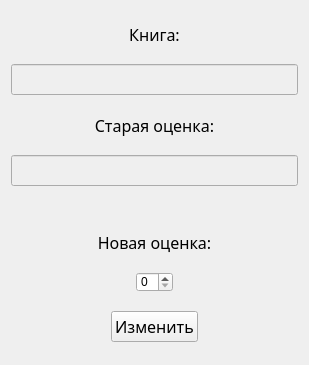
<?xml version="1.0" encoding="UTF-8"?>
<ui version="4.0">
 <class>Edit_Estimate</class>
 <widget class="QWidget" name="Edit_Estimate">
  <property name="geometry">
   <rect>
    <x>0</x>
    <y>0</y>
    <width>309</width>
    <height>365</height>
   </rect>
  </property>
  <property name="windowTitle">
   <string>Form</string>
  </property>
  <layout class="QGridLayout" name="gridLayout">
   <item row="0" column="0">
    <layout class="QVBoxLayout" name="verticalLayout">
     <item>
      <spacer name="verticalSpacer_8">
       <property name="orientation">
        <enum>Qt::Vertical</enum>
       </property>
       <property name="sizeHint" stdset="0">
        <size>
         <width>17</width>
         <height>13</height>
        </size>
       </property>
      </spacer>
     </item>
     <item>
      <widget class="QLabel" name="label">
       <property name="font">
        <font>
         <family>Segoe Script</family>
         <pointsize>12</pointsize>
        </font>
       </property>
       <property name="layoutDirection">
        <enum>Qt::LeftToRight</enum>
       </property>
       <property name="text">
        <string>Книга:</string>
       </property>
       <property name="alignment">
        <set>Qt::AlignCenter</set>
       </property>
      </widget>
     </item>
     <item>
      <spacer name="verticalSpacer_7">
       <property name="orientation">
        <enum>Qt::Vertical</enum>
       </property>
       <property name="sizeHint" stdset="0">
        <size>
         <width>17</width>
         <height>13</height>
        </size>
       </property>
      </spacer>
     </item>
     <item>
      <widget class="QLineEdit" name="BookName">
       <property name="enabled">
        <bool>false</bool>
       </property>
       <property name="font">
        <font>
         <family>Segoe Script</family>
         <pointsize>12</pointsize>
        </font>
       </property>
       <property name="alignment">
        <set>Qt::AlignCenter</set>
       </property>
      </widget>
     </item>
     <item>
      <spacer name="verticalSpacer_6">
       <property name="orientation">
        <enum>Qt::Vertical</enum>
       </property>
       <property name="sizeHint" stdset="0">
        <size>
         <width>17</width>
         <height>13</height>
        </size>
       </property>
      </spacer>
     </item>
     <item>
      <widget class="QLabel" name="label_2">
       <property name="font">
        <font>
         <family>Segoe Script</family>
         <pointsize>12</pointsize>
        </font>
       </property>
       <property name="text">
        <string>Старая оценка:</string>
       </property>
       <property name="alignment">
        <set>Qt::AlignCenter</set>
       </property>
      </widget>
     </item>
     <item>
      <spacer name="verticalSpacer_5">
       <property name="orientation">
        <enum>Qt::Vertical</enum>
       </property>
       <property name="sizeHint" stdset="0">
        <size>
         <width>17</width>
         <height>13</height>
        </size>
       </property>
      </spacer>
     </item>
     <item>
      <widget class="QLineEdit" name="EstimateLine">
       <property name="enabled">
        <bool>false</bool>
       </property>
       <property name="font">
        <font>
         <family>Segoe Script</family>
         <pointsize>12</pointsize>
        </font>
       </property>
       <property name="alignment">
        <set>Qt::AlignCenter</set>
       </property>
      </widget>
     </item>
     <item>
      <spacer name="verticalSpacer_4">
       <property name="orientation">
        <enum>Qt::Vertical</enum>
       </property>
       <property name="sizeHint" stdset="0">
        <size>
         <width>20</width>
         <height>40</height>
        </size>
       </property>
      </spacer>
     </item>
     <item>
      <widget class="QLabel" name="label_3">
       <property name="font">
        <font>
         <family>Segoe Script</family>
         <pointsize>12</pointsize>
        </font>
       </property>
       <property name="text">
        <string>Новая оценка:</string>
       </property>
       <property name="alignment">
        <set>Qt::AlignCenter</set>
       </property>
      </widget>
     </item>
     <item>
      <spacer name="verticalSpacer_3">
       <property name="orientation">
        <enum>Qt::Vertical</enum>
       </property>
       <property name="sizeHint" stdset="0">
        <size>
         <width>17</width>
         <height>13</height>
        </size>
       </property>
      </spacer>
     </item>
     <item>
      <layout class="QHBoxLayout" name="horizontalLayout">
       <item>
        <spacer name="horizontalSpacer_2">
         <property name="orientation">
          <enum>Qt::Horizontal</enum>
         </property>
         <property name="sizeHint" stdset="0">
          <size>
           <width>40</width>
           <height>20</height>
          </size>
         </property>
        </spacer>
       </item>
       <item>
        <spacer name="horizontalSpacer">
         <property name="orientation">
          <enum>Qt::Horizontal</enum>
         </property>
         <property name="sizeHint" stdset="0">
          <size>
           <width>40</width>
           <height>20</height>
          </size>
         </property>
        </spacer>
       </item>
       <item>
        <widget class="QSpinBox" name="New_Estimate">
         <property name="minimumSize">
          <size>
           <width>37</width>
           <height>20</height>
          </size>
         </property>
         <property name="maximumSize">
          <size>
           <width>37</width>
           <height>20</height>
          </size>
         </property>
        </widget>
       </item>
       <item>
        <spacer name="horizontalSpacer_3">
         <property name="orientation">
          <enum>Qt::Horizontal</enum>
         </property>
         <property name="sizeHint" stdset="0">
          <size>
           <width>40</width>
           <height>20</height>
          </size>
         </property>
        </spacer>
       </item>
       <item>
        <spacer name="horizontalSpacer_4">
         <property name="orientation">
          <enum>Qt::Horizontal</enum>
         </property>
         <property name="sizeHint" stdset="0">
          <size>
           <width>40</width>
           <height>20</height>
          </size>
         </property>
        </spacer>
       </item>
      </layout>
     </item>
     <item>
      <spacer name="verticalSpacer_2">
       <property name="orientation">
        <enum>Qt::Vertical</enum>
       </property>
       <property name="sizeHint" stdset="0">
        <size>
         <width>17</width>
         <height>13</height>
        </size>
       </property>
      </spacer>
     </item>
     <item>
      <layout class="QHBoxLayout" name="horizontalLayout_2">
       <item>
        <spacer name="horizontalSpacer_6">
         <property name="orientation">
          <enum>Qt::Horizontal</enum>
         </property>
         <property name="sizeHint" stdset="0">
          <size>
           <width>40</width>
           <height>20</height>
          </size>
         </property>
        </spacer>
       </item>
       <item>
        <widget class="QPushButton" name="Edit">
         <property name="font">
          <font>
           <family>Segoe Script</family>
           <pointsize>12</pointsize>
           <stylestrategy>PreferDefault</stylestrategy>
          </font>
         </property>
         <property name="text">
          <string>Изменить</string>
         </property>
        </widget>
       </item>
       <item>
        <spacer name="horizontalSpacer_5">
         <property name="orientation">
          <enum>Qt::Horizontal</enum>
         </property>
         <property name="sizeHint" stdset="0">
          <size>
           <width>40</width>
           <height>20</height>
          </size>
         </property>
        </spacer>
       </item>
      </layout>
     </item>
     <item>
      <spacer name="verticalSpacer">
       <property name="orientation">
        <enum>Qt::Vertical</enum>
       </property>
       <property name="sizeHint" stdset="0">
        <size>
         <width>17</width>
         <height>13</height>
        </size>
       </property>
      </spacer>
     </item>
    </layout>
   </item>
  </layout>
 </widget>
 <resources/>
 <connections/>
</ui>
